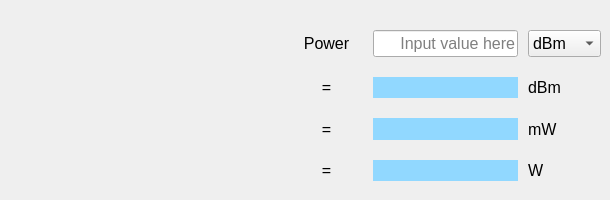
      <widget class="QWidget" name="tab_9">
       <attribute name="title">
        <string>Power</string>
       </attribute>
       <widget class="QWidget" name="gridLayoutWidget_6">
        <property name="geometry">
         <rect>
          <x>290</x>
          <y>30</y>
          <width>311</width>
          <height>161</height>
         </rect>
        </property>
        <layout class="QGridLayout" name="gridLayout_6" rowstretch="0,0,0,0" columnstretch="4,8,4">
         <property name="bottomMargin">
          <number>10</number>
         </property>
         <property name="horizontalSpacing">
          <number>10</number>
         </property>
         <property name="verticalSpacing">
          <number>20</number>
         </property>
         <item row="1" column="0">
          <widget class="QLabel" name="label_ageinput_20">
           <property name="font">
            <font>
             <pointsize>12</pointsize>
             <bold>false</bold>
            </font>
           </property>
           <property name="text">
            <string>=</string>
           </property>
           <property name="alignment">
            <set>Qt::AlignCenter</set>
           </property>
          </widget>
         </item>
         <item row="2" column="0">
          <widget class="QLabel" name="label_ageinput_31">
           <property name="font">
            <font>
             <pointsize>12</pointsize>
             <bold>false</bold>
            </font>
           </property>
           <property name="text">
            <string>=</string>
           </property>
           <property name="alignment">
            <set>Qt::AlignCenter</set>
           </property>
          </widget>
         </item>
         <item row="3" column="0">
          <widget class="QLabel" name="label_ageinput_32">
           <property name="font">
            <font>
             <pointsize>12</pointsize>
             <bold>false</bold>
            </font>
           </property>
           <property name="text">
            <string>=</string>
           </property>
           <property name="alignment">
            <set>Qt::AlignCenter</set>
           </property>
          </widget>
         </item>
         <item row="0" column="0">
          <widget class="QLabel" name="label_powerinput">
           <property name="font">
            <font>
             <pointsize>12</pointsize>
             <bold>false</bold>
            </font>
           </property>
           <property name="text">
            <string>Power</string>
           </property>
           <property name="alignment">
            <set>Qt::AlignCenter</set>
           </property>
          </widget>
         </item>
         <item row="0" column="1">
          <widget class="QLineEdit" name="lineEdit_powerinput">
           <property name="font">
            <font>
             <pointsize>12</pointsize>
             <bold>false</bold>
            </font>
           </property>
           <property name="alignment">
            <set>Qt::AlignRight|Qt::AlignTrailing|Qt::AlignVCenter</set>
           </property>
           <property name="dragEnabled">
            <bool>true</bool>
           </property>
           <property name="placeholderText">
            <string>Input value here</string>
           </property>
          </widget>
         </item>
         <item row="0" column="2">
          <widget class="QComboBox" name="comboBox_power">
           <property name="font">
            <font>
             <pointsize>12</pointsize>
             <bold>false</bold>
            </font>
           </property>
           <item>
            <property name="text">
             <string>dBm</string>
            </property>
           </item>
           <item>
            <property name="text">
             <string>mW</string>
            </property>
           </item>
           <item>
            <property name="text">
             <string>W</string>
            </property>
           </item>
          </widget>
         </item>
         <item row="1" column="2">
          <widget class="QLabel" name="label_17">
           <property name="font">
            <font>
             <pointsize>12</pointsize>
             <bold>false</bold>
            </font>
           </property>
           <property name="text">
            <string>dBm</string>
           </property>
           <property name="alignment">
            <set>Qt::AlignLeading|Qt::AlignLeft|Qt::AlignVCenter</set>
           </property>
          </widget>
         </item>
         <item row="1" column="1">
          <widget class="QLabel" name="label_powerdbm">
           <property name="font">
            <font>
             <pointsize>12</pointsize>
             <bold>false</bold>
            </font>
           </property>
           <property name="styleSheet">
            <string notr="true">QLabel{background-color: rgb(145, 216, 255)}</string>
           </property>
           <property name="text">
            <string/>
           </property>
           <property name="alignment">
            <set>Qt::AlignRight|Qt::AlignTrailing|Qt::AlignVCenter</set>
           </property>
          </widget>
         </item>
         <item row="2" column="1">
          <widget class="QLabel" name="label_powermw">
           <property name="font">
            <font>
             <pointsize>12</pointsize>
             <bold>false</bold>
            </font>
           </property>
           <property name="styleSheet">
            <string notr="true">QLabel{background-color:rgb(145, 216, 255)}</string>
           </property>
           <property name="text">
            <string/>
           </property>
           <property name="alignment">
            <set>Qt::AlignRight|Qt::AlignTrailing|Qt::AlignVCenter</set>
           </property>
          </widget>
         </item>
         <item row="2" column="2">
          <widget class="QLabel" name="label_18">
           <property name="font">
            <font>
             <pointsize>12</pointsize>
             <bold>false</bold>
            </font>
           </property>
           <property name="text">
            <string>mW</string>
           </property>
           <property name="alignment">
            <set>Qt::AlignLeading|Qt::AlignLeft|Qt::AlignVCenter</set>
           </property>
          </widget>
         </item>
         <item row="3" column="2">
          <widget class="QLabel" name="label_19">
           <property name="font">
            <font>
             <pointsize>12</pointsize>
             <bold>false</bold>
            </font>
           </property>
           <property name="text">
            <string>W</string>
           </property>
           <property name="alignment">
            <set>Qt::AlignLeading|Qt::AlignLeft|Qt::AlignVCenter</set>
           </property>
          </widget>
         </item>
         <item row="3" column="1">
          <widget class="QLabel" name="label_powerw">
           <property name="font">
            <font>
             <pointsize>12</pointsize>
             <bold>false</bold>
            </font>
           </property>
           <property name="styleSheet">
            <string notr="true">QLabel{background-color: rgb(145, 216, 255)}</string>
           </property>
           <property name="text">
            <string/>
           </property>
           <property name="alignment">
            <set>Qt::AlignRight|Qt::AlignTrailing|Qt::AlignVCenter</set>
           </property>
          </widget>
         </item>
        </layout>
       </widget>
      </widget>
